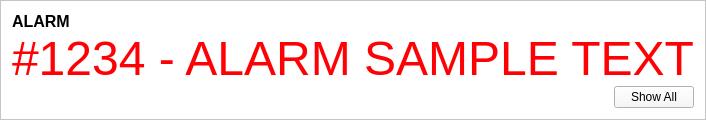
        <widget class="QFrame" name="frame_9">
         <property name="styleSheet">
          <string notr="true">background-color:rgb(255, 255, 255)</string>
         </property>
         <property name="frameShape">
          <enum>QFrame::StyledPanel</enum>
         </property>
         <property name="frameShadow">
          <enum>QFrame::Raised</enum>
         </property>
         <layout class="QVBoxLayout" name="verticalLayout_9" stretch="0,1,0">
          <property name="spacing">
           <number>0</number>
          </property>
          <item>
           <widget class="QLabel" name="label_23">
            <property name="font">
             <font>
              <pointsize>12</pointsize>
              <bold>true</bold>
             </font>
            </property>
            <property name="text">
             <string>ALARM</string>
            </property>
           </widget>
          </item>
          <item>
           <widget class="QLabel" name="label_24">
            <property name="text">
             <string>&lt;html&gt;&lt;head/&gt;&lt;body&gt;&lt;p&gt;&lt;span style=&quot; font-size:36pt; color:#ff0004;&quot;&gt;#1234 - ALARM SAMPLE TEXT&lt;/span&gt;&lt;/p&gt;&lt;/body&gt;&lt;/html&gt;</string>
            </property>
            <property name="alignment">
             <set>Qt::AlignLeading|Qt::AlignLeft|Qt::AlignVCenter</set>
            </property>
           </widget>
          </item>
          <item>
           <layout class="QHBoxLayout" name="horizontalLayout_18">
            <item>
             <spacer name="horizontalSpacer">
              <property name="orientation">
               <enum>Qt::Horizontal</enum>
              </property>
              <property name="sizeHint" stdset="0">
               <size>
                <width>40</width>
                <height>20</height>
               </size>
              </property>
             </spacer>
            </item>
            <item>
             <widget class="QPushButton" name="show_event_button">
              <property name="styleSheet">
               <string notr="true">background-color: rgb(247, 247, 247);
</string>
              </property>
              <property name="text">
               <string>Show All</string>
              </property>
             </widget>
            </item>
           </layout>
          </item>
         </layout>
        </widget>
